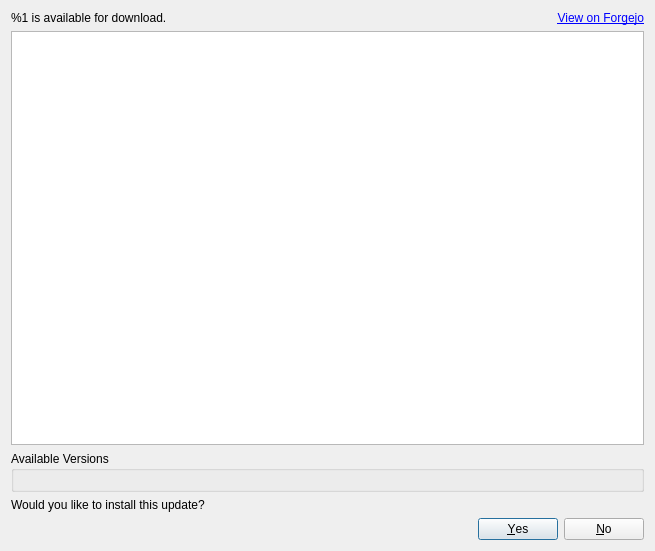
<?xml version="1.0" encoding="UTF-8"?>
<ui version="4.0">
 <class>UpdateDialog</class>
 <widget class="QDialog" name="UpdateDialog">
  <property name="geometry">
   <rect>
    <x>0</x>
    <y>0</y>
    <width>655</width>
    <height>551</height>
   </rect>
  </property>
  <property name="windowTitle">
   <string>Update Available</string>
  </property>
  <layout class="QGridLayout" name="gridLayout">
   <item row="0" column="1">
    <widget class="QLabel" name="url">
     <property name="text">
      <string>&lt;a href=&quot;%1&quot;&gt;View on Forgejo&lt;/a&gt;</string>
     </property>
     <property name="alignment">
      <set>Qt::AlignmentFlag::AlignRight|Qt::AlignmentFlag::AlignTrailing|Qt::AlignmentFlag::AlignVCenter</set>
     </property>
     <property name="openExternalLinks">
      <bool>true</bool>
     </property>
    </widget>
   </item>
   <item row="3" column="0" colspan="2">
    <widget class="QLabel" name="label_2">
     <property name="text">
      <string>Would you like to install this update?</string>
     </property>
    </widget>
   </item>
   <item row="4" column="0" colspan="2">
    <widget class="QDialogButtonBox" name="buttonBox">
     <property name="orientation">
      <enum>Qt::Orientation::Horizontal</enum>
     </property>
     <property name="standardButtons">
      <set>QDialogButtonBox::StandardButton::No|QDialogButtonBox::StandardButton::Yes</set>
     </property>
    </widget>
   </item>
   <item row="2" column="0" colspan="2">
    <widget class="QGroupBox" name="groupBox">
     <property name="title">
      <string>Available Versions</string>
     </property>
     <layout class="QVBoxLayout" name="radioButtons"/>
    </widget>
   </item>
   <item row="0" column="0">
    <widget class="QLabel" name="version">
     <property name="text">
      <string>%1 is available for download.</string>
     </property>
    </widget>
   </item>
   <item row="1" column="0" colspan="2">
    <widget class="QTextBrowser" name="body">
     <property name="horizontalScrollBarPolicy">
      <enum>Qt::ScrollBarPolicy::ScrollBarAlwaysOff</enum>
     </property>
     <property name="readOnly">
      <bool>true</bool>
     </property>
     <property name="openExternalLinks">
      <bool>true</bool>
     </property>
    </widget>
   </item>
  </layout>
 </widget>
 <resources/>
 <connections>
  <connection>
   <sender>buttonBox</sender>
   <signal>accepted()</signal>
   <receiver>UpdateDialog</receiver>
   <slot>accept()</slot>
   <hints>
    <hint type="sourcelabel">
     <x>248</x>
     <y>254</y>
    </hint>
    <hint type="destinationlabel">
     <x>157</x>
     <y>274</y>
    </hint>
   </hints>
  </connection>
  <connection>
   <sender>buttonBox</sender>
   <signal>rejected()</signal>
   <receiver>UpdateDialog</receiver>
   <slot>reject()</slot>
   <hints>
    <hint type="sourcelabel">
     <x>316</x>
     <y>260</y>
    </hint>
    <hint type="destinationlabel">
     <x>286</x>
     <y>274</y>
    </hint>
   </hints>
  </connection>
 </connections>
</ui>
